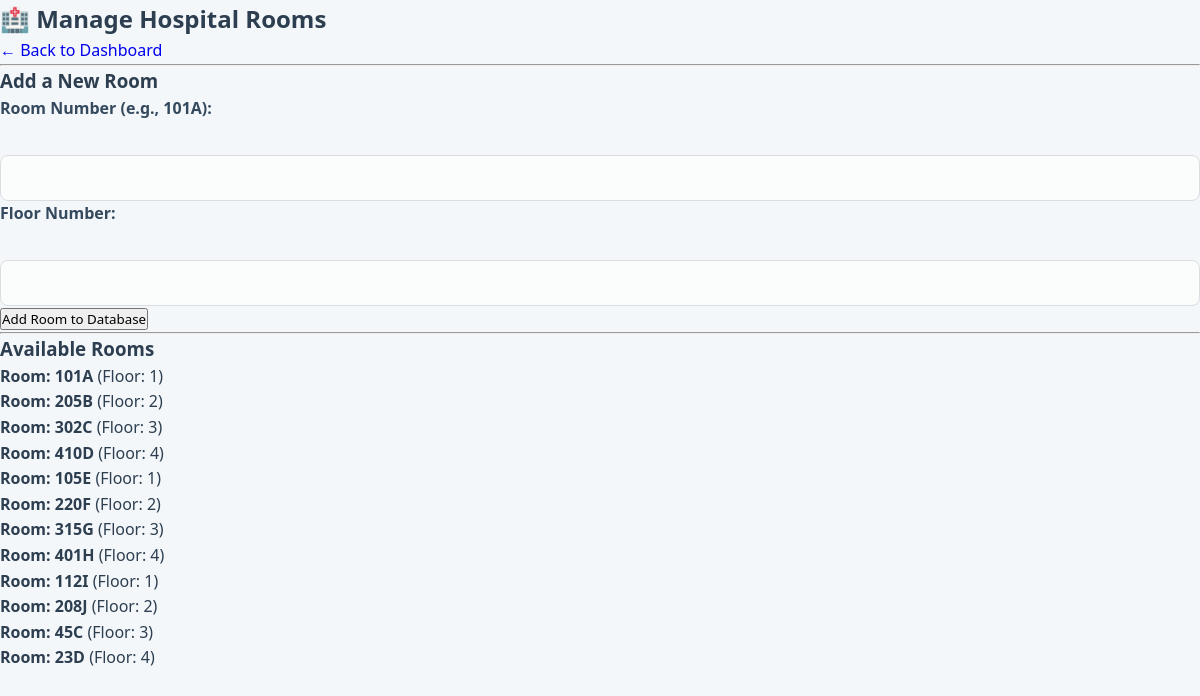
Screenshot of /manage_rooms.php with the database file from the repository.
### tables this page shows
CREATE TABLE `rooms` (
  `room_id` int(11) NOT NULL,
  `room_number` varchar(10) DEFAULT NULL,
  `floor_number` int(11) DEFAULT NULL,
  `hospital_id` int(11) DEFAULT NULL
);

### manage_rooms.php (the view, shortened to what this page needs)
<?php include 'db.php'; ?>
<!DOCTYPE html>
<html>
<head>
    <link rel="stylesheet" href="style.css">
</head>
<body>
    <h2>🏥 Manage Hospital Rooms</h2>
    <a href="dashboard.php">← Back to Dashboard</a>
    <hr>
    <form method="POST">
        <h3>Add a New Room</h3>
        <label>Room Number (e.g., 101A):</label><br>
        <input type="text" name="room_number" required><br>
        <label>Floor Number:</label><br>
        <input type="number" name="floor_number" required><br>
        <button type="submit" name="add_room">Add Room to Database</button>
    </form>
    <hr>
    <h3>Available Rooms</h3>
    <ul>
    <?php
    $result = $conn->query("SELECT * FROM rooms");
    if ($result->num_rows > 0) {
        while($row = $result->fetch_assoc()) {
            echo "<li><strong>Room: " . htmlspecialchars($row['room_number']) . "</strong> (Floor: " . htmlspecialchars($row['floor_number']) . ")</li>";
        }
    } else {
        echo "<li>No rooms found in the database.</li>";
    }
    ?>
    </ul>
</body>
</html>

### style.css (style rules this page uses)
* { margin: 0; padding: 0; box-sizing: border-box; font-family: 'Segoe UI', Tahoma, Geneva, Verdana, sans-serif; }
body { background-color: #f4f7f9; color: #2c3e50; line-height: 1.6; }
a { text-decoration: none; }
label { display: block; font-weight: 600; margin-bottom: 8px; color: #34495e; }
input[type="text"], input[type="email"], input[type="password"], input[type="number"], select, textarea { width: 100%; padding: 12px; border: 1px solid #dcdde1; border-radius: 8px; font-size: 15px; transition: border-color 0.3s; background: #fbfcfc; }

### rows the page displays
rooms: room_number "101A", floor_number "1"
rooms: room_number "205B", floor_number "2"
rooms: room_number "302C", floor_number "3"
rooms: room_number "410D", floor_number "4"
rooms: room_number "105E", floor_number "1"
rooms: room_number "220F", floor_number "2"
rooms: room_number "315G", floor_number "3"
rooms: room_number "401H", floor_number "4"
rooms: room_number "112I", floor_number "1"
rooms: room_number "208J", floor_number "2"
rooms: room_number "45C", floor_number "3"
rooms: room_number "23D", floor_number "4"
